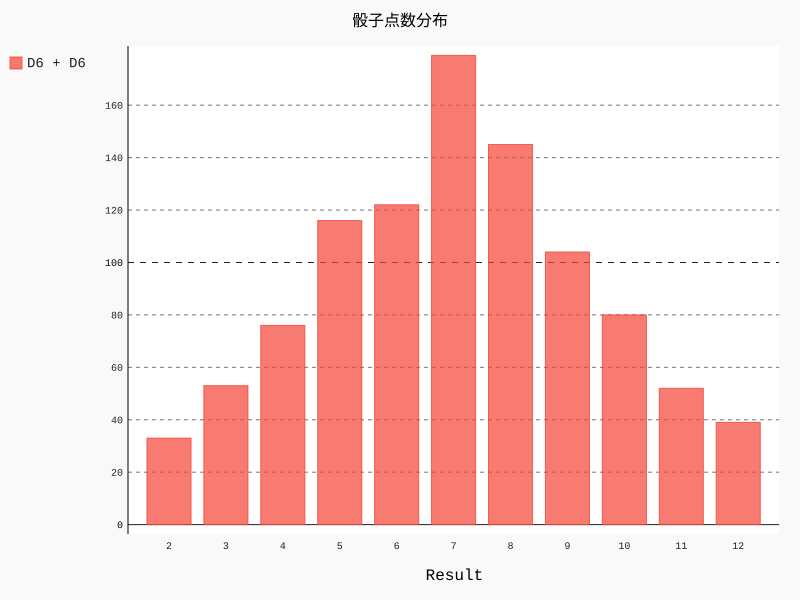

The Python source for this figure:
from die import Die
import pygal

die1 = Die()
die2 = Die()

results = []

for number in range(1,1000):
	result = die1.roll() + die2.roll()
	results.append(result)

frequencies = []

for value in range(2,die1.num_sides + die2.num_sides + 1):
	frequency = results.count(value)
	frequencies.append(frequency)

hist = pygal.Bar()

hist.title = "骰子点数分布"
hist.x_labels = ['2','3','4','5','6','7','8','9','10','11','12']
hist.x_title = "Result"
hist.y_tytle = "Value"

hist.add('D6 + D6',frequencies)

hist.render_to_file('die_visual.svg')

print(frequencies)
